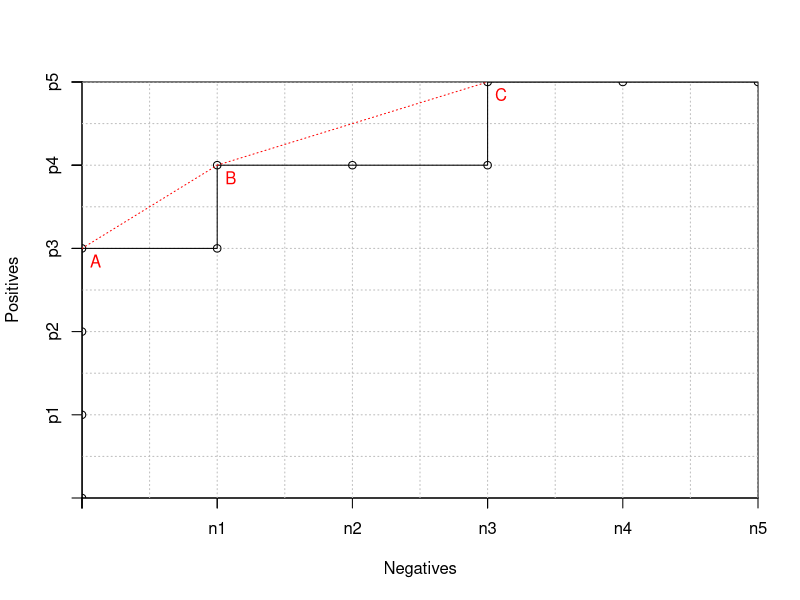

Generate this figure with R:
## ---- chunk 1
#| echo: false

ranking <- c(1,1,1,0,1,0,0,1,0,0)
x <- c(0,0,0,0,100,100,200,300,300,400,500)
y <- c(0,100,200,300,300,400,400,400,500,500,500)

h <- 500 # height of plot
w <- 500 # width of plot
# w <- 360 # width of plot
grid.step <- 50

# print to a file
# png(height = h, width = w, filename = "pn-nested.png")
# windows(height = h, width = w)

plot( c(0,w), c(0,h),  
     xaxs = "i",yaxs = "i",
     xaxt = 'n', yaxt = 'n',
     type = "n",
     xlab = "Negatives", ylab = "Positives")
     
# draw axes
axis(2,y,labels=c('','p1','p2','p3','','p4','','','p5','',''))
axis(1,x,labels=c('','','','','n1','','n2','n3','','n4','n5'))

# add a grid
# grid seems to be buggy
#grid (nx = w/grid.step, ny = h/grid.step)
gx <- grid.step
while (gx <= w) {
  abline(v = gx, col="gray", lty="dotted")
  gx <- gx + grid.step
}
gy <- grid.step
while (gy <= h) {
  abline(h = gy, col="gray", lty="dotted")
  gy <- gy + grid.step
}

# draw diagonal
# abline(c(0,h/w),lty=3)

# label the points
text( x[4]+10, y[4]-15, "A", col="red")
text( x[6]+10, y[6]-15, "B", col="red")
text( x[9]+10, y[9]-15, "C", col="red")


# now draw nested grids
#for (i in 2:3) {
#  abline(v=x[i],lty='dashed')
#  abline(h=y[i],lty='dashed')
#}

# draw curve
lines( x, y, lty=1, type='o')

# convex hull
segments(x[4],y[4],x[6],y[6],lty=3,col="red")
segments(x[6],y[6],x[9],y[9],lty=3,col="red")

# close file
#dev.off()
